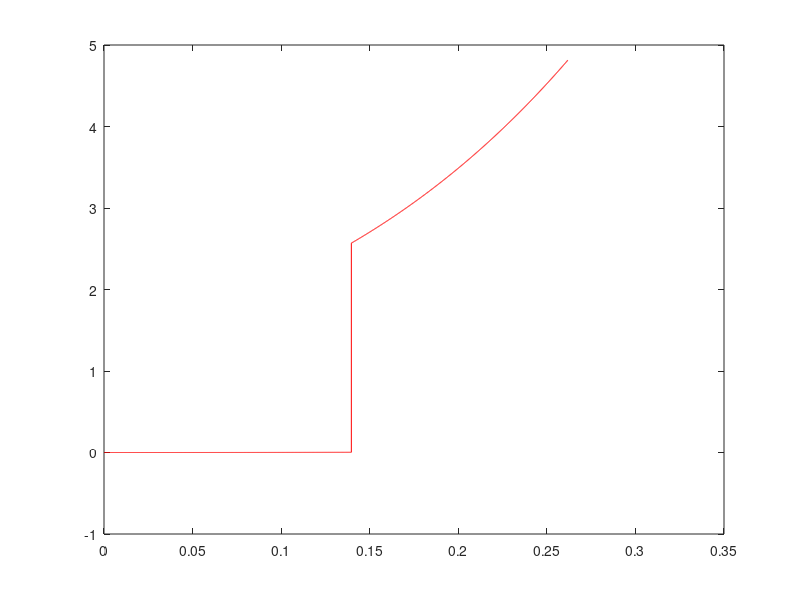

Write MATLAB code to recreate this figure.
clear all;
w=12.1;r0=0.55634016476703;an0=-0.11516781168775;
b0=1.31972590909312;b1= 6.61395214001620;b2=6.41837717725324;b3=73.65059169576010;
c2= -4.366568837146010e-004;c1=0.04567394193452;r1=0.06393093434465;
an=130/180*pi;an1=8/180*pi;an2=7/180*pi;
h=30;rb=50;e=12;rr=10;s0=sqrt(rb*rb-e*e);t=0;
for i=0:0.01:8
     t=t+1;
    qq(t)=i*pi/180;
s(t)=c2+c1*qq(t)+r1/2*(qq(t)^2)-r0/(w^2)*sin(w*qq(t)+an0);
end

for i=8:0.01:15
     t=t+1;
    qq(t)=i*pi/180;
s(t)=b0+b1*qq(t)+b2*(qq(t)^2)+b3*(qq(t)^3);
end
plot(qq,s,'r')
hold on    
